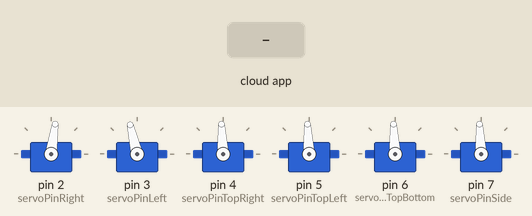
Recording of a sketch running on a simulated Arduino Uno, built with avr-gcc and run on an emulated ATmega328P. Parts: 6 × servo. The test bench sets the inputs (shaded band). The ROS host is connected and sends only what is stated.

Above: at 8.2 s.
8.3 s: the phone or cloud app sets Line_following_error_tub to 45
At 9.1 s:
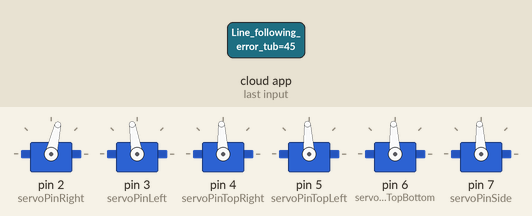
9.8 s: the phone or cloud app sets Kp to -100
At 10.2 s:
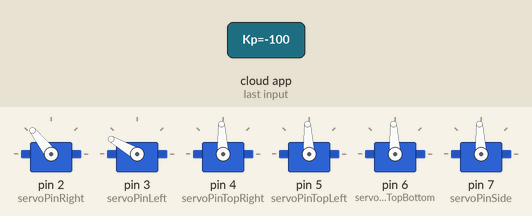
11.3 s: the phone or cloud app sets Kp to 100
At 12.5 s:
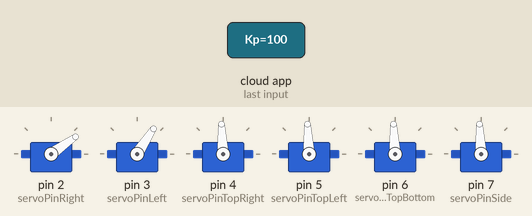
12.8 s: the phone or cloud app sets Line_following_error_tub to 90
At 13.8 s:
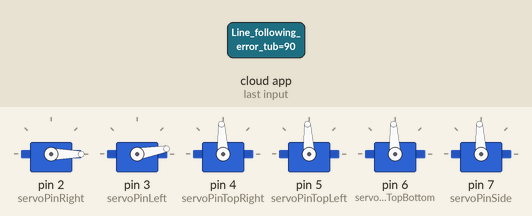
14.3 s: the phone or cloud app sets Kp to -100
At 14.9 s:
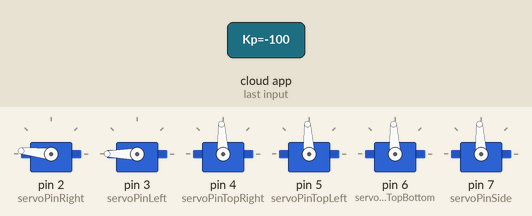
15.8 s: the phone or cloud app sets Line_following_error_tub to 180
At 17.2 s:
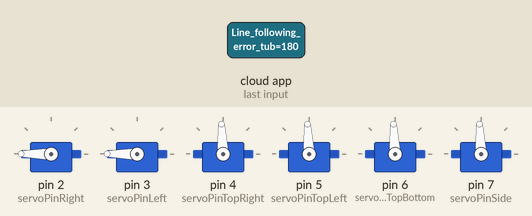
Timing chart, 0 to 18.3 s (numbered marks = the images above; inputs shaded):
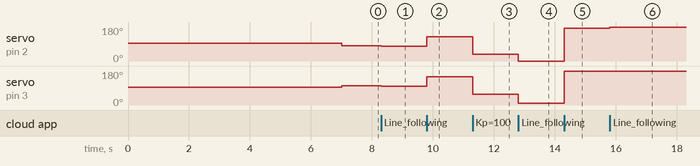

Measured:
- after the input at 8.3 s, servo on pin 2 (servoPinRight): 82° → 77° at once; servo on pin 3 (servoPinLeft): 103° → 99° at once
- after the input at 9.8 s, servo on pin 2 (servoPinRight): 77° → 128° at once; servo on pin 3 (servoPinLeft): 99° → 150° at once
- after the input at 11.3 s, servo on pin 2 (servoPinRight): 128° → 35° at once; servo on pin 3 (servoPinLeft): 150° → 57° at once
- after the input at 12.8 s, servo on pin 2 (servoPinRight): 35° → 0° at once; servo on pin 3 (servoPinLeft): 57° → 10° at once
- after the input at 14.3 s, servo on pin 2 (servoPinRight): 0° → 174° at once; servo on pin 3 (servoPinLeft): 10° → 180° at once
- after the input at 15.8 s, servo on pin 2 (servoPinRight): 174° → 180° at once

The sketch:

line_pid.ino
```cpp
#include <ros.h>
#include <std_msgs/Float32.h>
#include <std_msgs/Int32.h>
#include <Servo.h>

ros::NodeHandle nh;

byte servoPinRight = 2;
byte servoPinLeft = 3;
byte servoPinTopRight = 4;
byte servoPinTopLeft = 5;
byte servoPinTopBottom = 6;
byte servoPinSide = 7;

Servo servoRight;
Servo servoLeft;
Servo servoTopRight;
Servo servoTopLeft;
Servo servoTopBottom;
Servo servoSide;

float kp=10;
float kd=8;
int err=0;
int prev_err =0;
int derr=0 ;
int pwm2=1600;
int pwm1=1400;
int pwm3=1500;
int pwm4=1500;
int pwm5=1500;
int pwm6=1500;
int corr =0;


void messageCb1(const std_msgs::Float32 &msg)
{
  kp=msg.data;
}

void messageCb2(const std_msgs::Float32 &msg)
{
  kd=msg.data;
}

 void messageCb3(const std_msgs::Int32 &msg)
{
  err=msg.data;
}

ros::Subscriber<std_msgs::Float32> sub1("Kp", &messageCb1);
ros::Subscriber<std_msgs::Float32> sub2("Kd", &messageCb2);
ros::Subscriber<std_msgs::Int32> sub3("Line_following_error_tub", &messageCb3);

std_msgs::Int32 correction;
ros::Publisher pub1("/correction", &correction);

void setup()
{//Serial.begin(9600);

  nh.initNode();
  nh.subscribe(sub1);
  nh.subscribe(sub2);
  nh.subscribe(sub3);
  nh.advertise(pub1);
  servoRight.attach(servoPinRight);
  servoLeft.attach(servoPinLeft);
  servoTopRight.attach(servoPinTopRight);
  servoTopLeft.attach(servoPinTopLeft);
  servoTopBottom.attach(servoPinTopBottom);
  servoSide.attach(servoPinSide);

  servoRight.writeMicroseconds(1500); // send "stop" signal to ESC.</p>
  servoLeft.writeMicroseconds(1500);
  servoTopRight.writeMicroseconds(1500);
  servoTopLeft.writeMicroseconds(1500);
  servoTopBottom.writeMicroseconds(1500);
  servoSide.writeMicroseconds(1500);
  delay(7000);

}


void loop()
{
derr = err - prev_err;
prev_err = err;
corr = ((kp * err) + (kd * derr));
corr = map(corr, -800,800,-85,85);
pwm1=1386-corr; //right
pwm2=1608-corr;  //left
pwm3=1500;
pwm4=1500;
pwm5=1500;
pwm6=1500;
correction.data = corr;
servoRight.writeMicroseconds(pwm1);
  servoLeft.writeMicroseconds(pwm2);
  servoTopRight.writeMicroseconds(pwm3);
  servoTopLeft.writeMicroseconds(pwm4);
  servoTopBottom.writeMicroseconds(pwm5);
  servoSide.writeMicroseconds(pwm6);
//Serial.print(pwm1);
 pub1.publish(&correction);
  nh.spinOnce();
}
```
